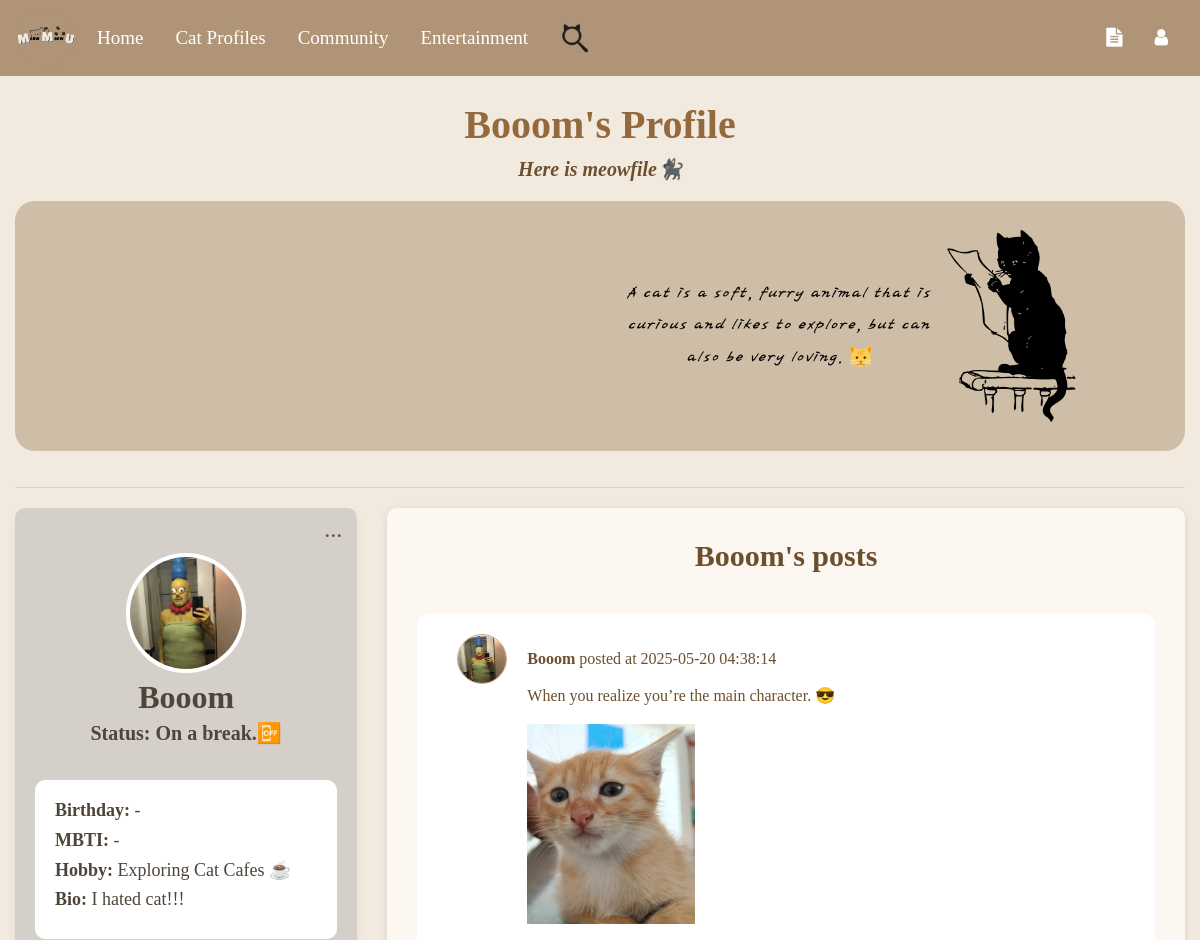
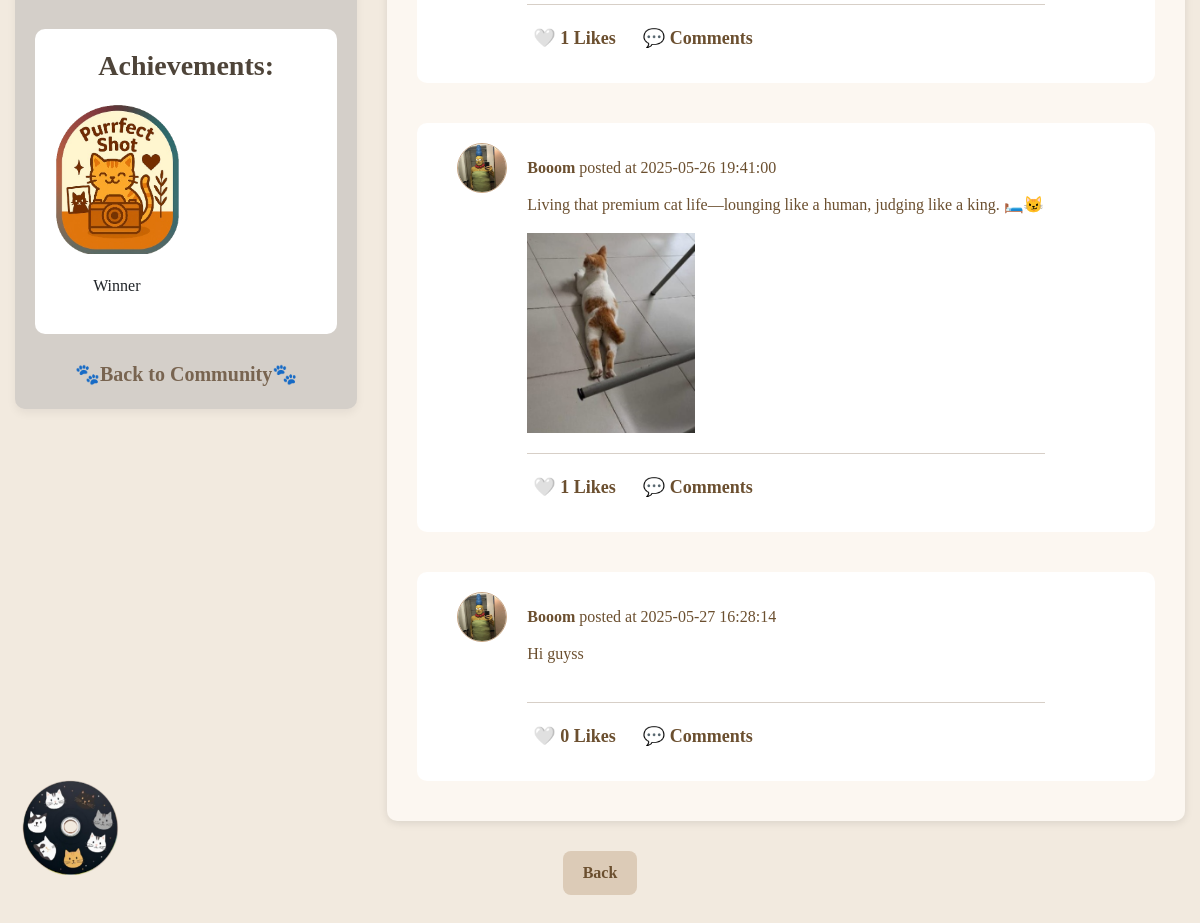
The app's page /profile/6 (signed in) with its own data (2 pictures, top to bottom).
### Website/models.py (models this page shows)
class User(db.Model, UserMixin):
    id = db.Column(db.Integer, primary_key=True)
    email = db.Column(db.String(150), unique=True, nullable=False)
    ps = db.Column(db.String(150), nullable=False)
    Name = db.Column(db.String(150), nullable=False)
    secret_answer = db.Column(db.String(150), nullable=False)
    notes = db.relationship("Note", backref="user", lazy=True, cascade="all, delete-orphan")
    stories = db.relationship("Story", backref="owner", lazy=True, cascade="all, delete-orphan")
    reports_made = db.relationship(
        "Report",
        back_populates="reporting_user",
        lazy=True,
        cascade="all, delete-orphan",
        foreign_keys="[Report.user_id]"
    )
    reports_received = db.relationship(
        "Report",
        back_populates="reported_user_profile",
        lazy=True,
        foreign_keys="[Report.user_profile_id]"
    )
    status = db.Column(db.String(100)) #user profile part
    birthday = db.Column(db.Date)
    mbti = db.Column(db.String(50))
    hobby = db.Column(db.String(100))
    bio = db.Column(db.Text)
    profile_picture = db.Column(db.String(255), default="default_profilepic.png")
    cover_photo = db.Column(db.String(255), default="default_cover.png")
    role = db.Column(db.String(50), default='user', nullable=False)
    level1_completed = db.Column(db.Boolean, default=False)
    privacy = db.Column(db.String(50), default="Public", nullable=False)

### tables this page shows
CREATE TABLE badge (
    id INTEGER PRIMARY KEY AUTOINCREMENT,
    name TEXT NOT NULL,
    description TEXT NOT NULL,
    criteria TEXT,
    icon TEXT NOT NULL
);

CREATE TABLE "post" (
	"post_id"	INTEGER,
	"user_id"	INTEGER,
	"content"	TEXT,
	"media_type"	TEXT,
	"media_url"	TEXT,
	"created_at"	TIMESTAMP DEFAULT CURRENT_TIMESTAMP,
	"updated_at"	TIMESTAMP DEFAULT CURRENT_TIMESTAMP,
	"cat_hashtag"	TEXT,
	PRIMARY KEY("post_id"),
	FOREIGN KEY("user_id") REFERENCES "user"("id") ON DELETE CASCADE
);

### Website/auth.py (the view)
@auth.route('/profile/<int:user_id>')
def view_user_profile(user_id):
    if not current_user.is_authenticated:
        flash("You must be logged in to view profile!", category="error")
        return redirect(url_for('auth.login'))
    conn = get_db_connection()
    cursor = conn.cursor()
    cursor.execute("""
        SELECT id, name, profile_picture, cover_photo, status, birthday, mbti, hobby, bio, privacy
        FROM user WHERE id = ?
    """, (user_id,))
    profile_owner = cursor.fetchone()
    if not profile_owner:
        flash("User profile not found!", category="error")
        return redirect(url_for('community.community_feature'))
    cursor.execute("""
        SELECT post.*,
            (SELECT COUNT(*) FROM likes WHERE likes.post_id = post.post_id) AS like_count
        FROM post
        WHERE post.user_id = ?
        ORDER BY like_count DESC
    """, (user_id,))
    posts = cursor.fetchall()
    cursor.execute("""
        SELECT b.name, b.description, b.icon
        FROM badge b
        JOIN user_badge ub ON b.id = ub.badge_id
        WHERE ub.user_id = ?
    """, (user_id,))
    badges = cursor.fetchall()
    conn.close()
    return render_template("view_user_profile.html", profile_owner=profile_owner, posts=posts, badges=badges, user=current_user)

### Website/community.py (called while the page is built)
def get_db_connection():
    db_path = os.path.join(os.path.dirname(__file__), '..', 'instance', 'datebase.db')
    db_path = os.path.abspath(db_path)
    conn = sqlite3.connect(db_path)
    conn.row_factory = sqlite3.Row
    return conn

### Website/templates/view_user_profile.html (shortened to what this page needs)
{% extends "base.html" %}
{% block content %}
<h1 style="font-size: 40px; font-weight: bold; text-align: center; padding-top: 25px; color: #94693e;">
  {{ profile_owner.name }}'s Profile
</h1>
<h5 style="font-size: 20px; font-weight: bold; text-align: center; margin-top: 5px; margin-bottom: 20px; color: #6b4f2f; font-style: italic;">
  Here is meowfile🐈‍⬛
</h5>
{% if profile_owner.cover_photo %}
<img style="margin-bottom: 20px;" src="{{ url_for('static', filename='Userprofile/' ~ profile_owner.cover_photo) }}"
  alt="Cover Photo" class="cover-photo"
  onclick="toggleModal('{{ url_for('static', filename='Userprofile/' ~ profile_owner.cover_photo) }}')">
{% else %}
<img style="margin-bottom: 20px;" src="{{ url_for('static', filename='Userprofile/default_cover.png') }}"
  alt="Cover Photo" class="cover-photo"
  onclick="toggleModal('{{ url_for('static', filename='Userprofile/default_cover.png') }}')">
{% endif %}
<hr>
<div class="main-content-row">
  <div class="profile-section">
    {% if user.is_authenticated %}
    <div class="menu-container" tabindex="0">
      <span class="dots">...</span>
    </div>
    {% endif %}
    <div class="profile-header">
      {% if profile_owner.profile_picture %}
      <img src="{{ url_for('static', filename='Userprofile/' ~ profile_owner.profile_picture) }}" alt="Profile Picture"
        class="profile-picture"
        onclick="toggleModal('{{ url_for('static', filename='Userprofile/' ~ profile_owner.profile_picture) }}')">
      {% else %}
      <img src="{{ url_for('static', filename='Userprofile/default_profilepic.png') }}" alt="Profile Picture"
        class="profile-picture"
        onclick="toggleModal('{{ url_for('static', filename='Userprofile/default_profilepic.png') }}')">
      {% endif %}
      <div class="profile-info">
        <h2>{{ profile_owner.name }}</h2>
        {% if profile_owner.privacy == "Private" and current_user.role != "admin" and current_user.id !=
        profile_owner.id %}
        <h5>Not available to view</h5>
        {% else %}
        <h5>Status: {{ profile_owner.status }}</h5>
        {% endif %}
      </div>
    </div>
    <div class="profile-details">
      {% if profile_owner.privacy == "Private" and current_user.role != "admin" and current_user.id != profile_owner.id
      %}
      <h5 style="text-align: center;"><b>This account is private account🔒</b></h5>
      {% else %}
      <h5><b>Birthday:</b> {{ profile_owner.birthday if profile_owner.birthday else "-" }}</h5>
      <h5><b>MBTI:</b> {{ profile_owner.mbti if profile_owner.mbti else "-" }}</h5>
      <h5><b>Hobby:</b> {{ profile_owner.hobby if profile_owner.hobby else "-" }}</h5>
      <h5><b>Bio:</b> {{ profile_owner.bio if profile_owner.bio else "-" }}</h5>
      {% endif %}
    </div>
    <div class="badge-display">
      {% if profile_owner.privacy == "Private" and current_user.role != "admin" and current_user.id != profile_owner.id
      %}
      <h5 style="font-weight: bold; font-size: 18px;">Achievements are not available to view.</h5>
      {% else %}
      <h3><b>Achievements:</b></h3>
      {% if badges %}
      <div id="badgeGallery">
        {% for badge in badges %}
        <div class="badge-item">
          <img src="{{ url_for('static', filename='badges/' ~ badge[2]) }}" title="{{ badge[0] }}" class="badge-icon">
          <p class="badge-condition">{{ badge[1] }}</p>
        </div>
        {% endfor %}
      </div>
      {% else %}
      <p class="italic"> No achievements yet! Keep exploring to earn badges. </p>
      {% endif %}
      {% endif %}
    </div>
    <div class="back-community">
      <a onclick="location.href='{{ url_for('community.community_feature') }}'">🐾Back to Community🐾</a>
    </div>
  </div>
  <div class="post-container">
    <h3 style="font-size: 30px; font-weight: bold; text-align: center; padding-top: 10px;">
      {{ profile_owner.name }}'s posts
    </h3>
    {% if posts %}
    {% for post in posts %}
    <div class="post" onclick="window.location.href='/post/{{ post.post_id}}'">
      <div class="post-info">
        <img class="post-profile-picture"
          src="{{ url_for('static', filename='Userprofile/' ~ profile_owner.profile_picture) if profile_owner.profile_picture else url_for('static', filename='Userprofile/default_profilepic.png') }}"
          alt="Avatar">
        <p><strong>{{ profile_owner.name }}</strong> posted at {{ post['created_at'] }}</p>
      </div>
      <div class="post-body">
        <p class="post-content">{{ post['content'] }}</p>
        <div class="media-grid">
          {% if post['media_url'] %}
          {% set media_list = post['media_url'].split(';') %}
          {% set max_show = 3 %}
          {% set total = media_list | length %}
          {% for media_url in media_list[:max_show] %}
          {% set ext = media_url.rsplit('.', 1)[1].lower() %}
          <div class="media-item">
            {% if ext in ['jpg', 'jpeg', 'png', 'gif'] %}
            <img src="{{ url_for('static', filename=media_url) }}" alt="Image">
            {% elif ext in ['mp4', 'mov', 'avi'] %}
            <video controls>
              <source src="{{ url_for('static', filename=media_url) }}" type="video/{{ ext }}">
            </video>
            {% endif %}
          </div>
          {% endfor %}
          {% endif %}
        </div>
        <div class="post-actions">
          <form id="like-form-{{ post['post_id'] }}"
            action="{{ url_for('community.like_post' if not post['liked_by_current_user'] else 'community.unlike_post', post_id=post['post_id']) }}"
            method="post" style="display:inline;">
            <button type="submit" class="post-action-button">
              {% if post['liked_by_current_user'] %}
              ❤️
              {% else %}
              🤍
              {% endif %}
              {{ post['like_count'] }} Likes
            </button>
          </form>
          <button class="post-action-button"
            onclick="event.stopPropagation(); window.location.href='/post/{{ post.post_id }}#comments'">
            💬 {{ post['comment_count'] }} Comments
          </button>
        </div>
      </div>
    </div>
    {% endfor %}
    {% else %}
    <h3>This user hasn't posted anything yet.</h3>
    {% endif %}
  </div>
</div>
<button class="back-button" onclick="history.back();">
  Back
</button>
{% endblock %}

### Website/templates/base.html (style rules this page uses)
body { background-color: #f9f4ef; }

### Website/templates/view_user_profile.html (style rules this page uses)
body { background-color: #f2eadf; font-family: 'Times New Roman'; margin-bottom: 30px; }
h2, h5, label { color: rgb(78, 68, 57); }
h3 { width: 100%; text-align: center; margin-bottom: 20px; }
.profile-header { position: relative; margin-bottom: 30px; margin-top: 25px; align-items: center !important; text-align: center !important; justify-content: center !important; }
.cover-photo { width: 100%; height: 250px; object-fit: cover; border-radius: 20px; transition: transform 0.3s ease-in-out, box-shadow 0.3s ease-in-out; cursor: pointer; }
.profile-picture { width: 120px; height: 120px; border-radius: 50%; object-fit: cover; border: 4px solid white; background: white; cursor: pointer; }
.profile-info { align-items: center !important; text-align: center !important; justify-content: center !important; color: #4e4439; }
.profile-info h2, .profile-info h5 { font-weight: bold; margin: 5px 0; }
.profile-details { width: 100%; height: 30%; margin-bottom: 10px; background: #ffffff; padding: 20px; border-radius: 10px; }
.profile-details h5 { font-size: 18px; }
.main-content-row { display: flex; flex-direction: row; gap: 30px; margin-top: 20px; }
.profile-section { width: 30%; background-color: #d4cfc9; padding: 20px; border-radius: 10px; box-shadow: 0 4px 10px rgba(0, 0, 0, 0.06); display: flex; flex-direction: column; align-items: center; height: 100%; position: relative; }
.post-container { width: 70%; padding: 20px 30px; background-color: #fcf7f1; color: #6b4f2f; border-radius: 10px; box-shadow: 0 2px 8px rgba(0, 0, 0, 0.1); display: flex; flex-direction: column; align-items: flex-start; }
.post { width: 100%; max-width: 1000px; min-height: 200px; margin: 20px 0; padding: 20px 20px 10px 20px; background-color: #ffffff; border-radius: 10px; overflow: hidden; cursor: pointer; display: flex; flex-direction: column; justify-content: space-between; }
.post-info { display: flex; align-items: center; justify-content: flex-start; margin-left: 20px; }
.post-info p { margin: 0; line-height: 1.2; }
.post-profile-picture { width: 50px; height: 50px; margin-right: 20px; border-radius: 50%; border: 1px solid #c8a786; }
.post-body { margin: 0 90px; }
.post-content { max-width: 100%; text-align: left; display: -webkit-box; -webkit-line-clamp: 3; -webkit-box-orient: vertical; overflow: hidden; text-overflow: ellipsis; }
.media-grid { display: grid; grid-template-columns: repeat(3, 1fr); gap: 8px; width: 100%; max-width: 600px; margin: 10px 0; }
.media-item { height: 200px; position: relative; overflow: hidden; background: #f0f0f0; }
.media-item img, .media-item video { position: absolute; top: 0; left: 0; width: 100%; height: 100%; object-fit: cover; }
.post-actions { margin: 20px 0; display: flex; align-items: center; justify-content: flex-start; gap: 15px; border-top: 1px solid #d7cfc7; }
.post-action-button { background: none; padding-top: 20px; border: none; color: #6b4f2f; cursor: pointer; font-weight: bold; font-size: 18px; }
.back-community { text-align: center; margin-top: 5px; }
.back-community a { font-size: 20px; color: rgb(120, 100, 80); font-weight: bold; text-decoration: none; transition: color 0.3s ease, transform 0.3s ease; display: inline-block; cursor: pointer; }
#badgeGallery { display: grid; grid-template-columns: repeat(2, 1fr); gap: 15px; justify-content: center; align-items: center; }
.badge-display { width: 100%; height: 100%; margin-top: 20px; margin-bottom: 20px; background: #ffffff; padding: 20px; border-radius: 10px; justify-content: center; align-items: center; text-align: center; }
.badge-display h3 { color: rgb(78, 68, 57); }
.badge-item { display: flex; flex-direction: column; align-items: center; text-align: center; }
.badge-icon { width: 100%; height: auto; max-width: 150px; transition: transform 0.3s ease; cursor: pointer; margin-bottom: 20px; }
.dots { font-size: 24px; cursor: pointer; color: #6b4f2f; }
.menu-container { position: absolute; top: 3px; right: 15px; }
.back-button { display: block; margin: 30px auto; padding: 10px 20px; background-color: #dccbb7; color: #6b4f2f; font-weight: bold; border: none; border-radius: 8px; cursor: pointer; text-align: center; text-decoration: none; }

### records on screen
User: name "Booom", cover_photo (placeholder picture), profile_picture (picture), status "On a break.📴", mbti "-", hobby "Exploring Cat Cafes ☕", bio "I hated cat!!!"
badge: icon (picture), description "Winner"
post: profile_picture (picture), created_at "2025-05-20 04:38:14", content "When you realize you’re the main character. 😎", media_url (picture), like_count "1"
post: profile_picture (picture), created_at "2025-05-26 19:41:00", content "Living that premium cat life—lounging like a human, judging like a king. 🛏️😼", media_url (picture), like_count "1"
post: profile_picture (picture), created_at "2025-05-27 16:28:14", content "Hi guyss", like_count "0"

### other values on screen
{{ profile_owner.birthday if profile_owner.birthday else "-" }} "-"
